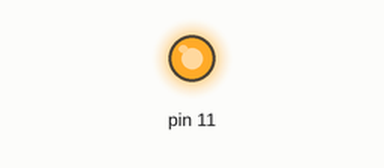
Bench run of a sketch on a simulated Arduino Uno, built with avr-gcc and run on an emulated ATmega328P. Parts: output pins drawn as LEDs (lit = HIGH). What the sketch prints to the serial monitor is not drawn.

Above: at 10.4 s.
At 33.52 s:
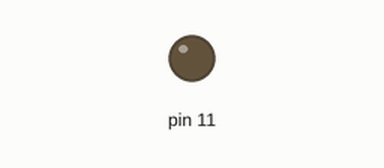
Timing chart, 0 to 34.8 s (numbered marks = the images above):
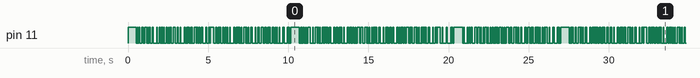

Measured:
- by itself, pin 11: moves between LOW and HIGH, repeating every 26.4 s

The sketch:

cubsat1_c++.ino
```cpp
#define BIT_DELAY 40 // Задержка между битами
#define DELAY_BETWEEN_MESSAGES 500 // Задержка между отправкой двух сообщений


void send_bit(bool b) {
  digitalWrite(11, b); // Стартовый бит
  Serial.print(b ? "1" : "0");
  delay(BIT_DELAY);
}


void set_idle() {
  digitalWrite(11, 1); // IDLE
  delay(DELAY_BETWEEN_MESSAGES);
}


void setup() {
  Serial.begin(9600);
  pinMode(11, OUTPUT);
  set_idle();\
}


void transmit(String message) {
  for (int i = 0; i < message.length(); i++) { // Проходимся по символам
    send_bit(0); // Стартовый бит
    int parity_count = 0; // Счетчик для вычисления бита четности
    for (int j = 0; j < 8; j++) { // Проходимся по битам символа
      bool _bit = message[i] & 0b10000000 ? 1 : 0; // Получаем старший бит символа
      if (_bit) parity_count++; // Если он 1, то добавляем к счетчику бита четности
      send_bit(_bit); // Передаем бит
      message[i] = message[i] << 1; // Сдвигаем биты символа на один влево, чтобы в следующий раз получить следующий бит
    }
    Serial.println("");
    send_bit(parity_count % 2); // Вычисляем бит четности и отправляем
    send_bit(1); // Стоповый бит
  }
  delay(DELAY_BETWEEN_MESSAGES);
}


void loop() {
  transmit("X:0528 Y:0723 Z:0129 \n");
  transmit("Vx:+02 Vy:+04 Vz:-07 \n"); //1340 +- 100
  transmit("Battery: 95% \n"); //1020 +- 100
}
```
